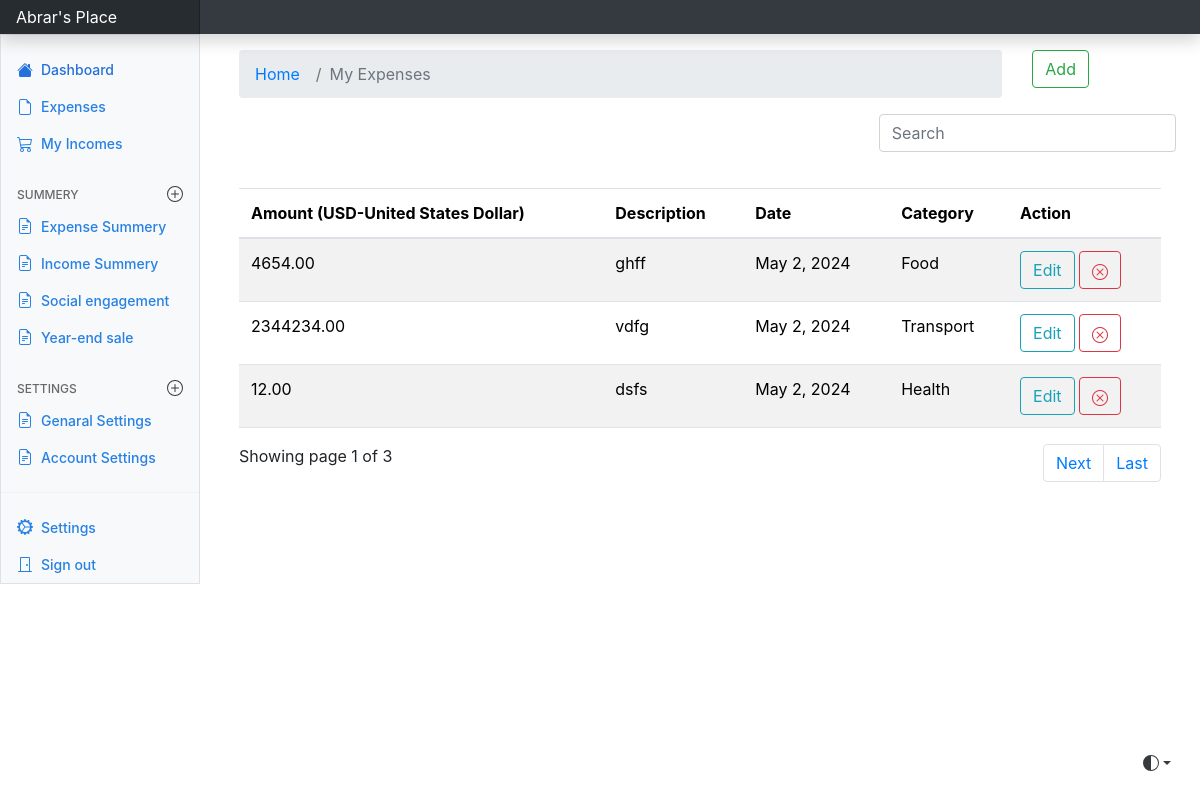
The app's page / (signed in) with its own data.
### User_Preferences/models.py (models this page shows, shortened)
class UserPreferences(models.Model):
    user = models.OneToOneField(to=User, on_delete=models.CASCADE)
    currency = models.CharField(max_length=255,blank=True,null=True)

### expenses/models.py (models this page shows, shortened)
class Add_expense(models.Model):
    category_type = {
        "Rent": "Rent",
        "Food": "Food",
        "Transport": "Transport",
        "Entertainment": "Entertainment",
        "Health": "Health",
        "Other": "Other",
    }
    user = models.ForeignKey(settings.AUTH_USER_MODEL, on_delete=models.CASCADE, default=1)
    amount = models.DecimalField(max_digits=10, decimal_places=2)
    description = models.TextField()
    category = models.CharField(choices=list(category_type.items()), max_length=20)
    date = models.DateField()

### expenses/views.py (the view)
# urls.py: path('', views.index, name='index'),
@login_required(login_url='/authentication/')
def index(request):
    data = Add_expense.objects.filter(user=request.user)
    currency = UserPreferences.objects.get(user=request.user).currency
    paginator = Paginator(data, 3)
    page_number = request.GET.get('page')
    page_obj = paginator.get_page(page_number)
    return render(request, 'expenses/index.html', {'data': data, 'page_obj': page_obj, 'currency': currency})

### templates/expenses/index.html (shortened to what this page needs)
{% extends "base.html" %}
{% load static %}
{% block content %}
<link rel="stylesheet" href="https://cdn.jsdelivr.net/npm/bootstrap@4.0.0/dist/css/bootstrap.min.css">
<link rel="stylesheet" href="https://cdn.jsdelivr.net/npm/bootstrap-icons@1.11.3/font/bootstrap-icons.min.css">
<div class ="container mt-3">
    <div class="row">
        <div class="col-md-10">
            <nav aria-label="breadcrumb">
                <ol class="breadcrumb">
                <li class="breadcrumb-item"><a href="{% url 'index' %}">Home</a></li>
                <li class="breadcrumb-item active" aria-current="page">My Expenses</li>
                </ol>
            </nav>
        </div>
        <div class="col-md-1">
            <a href="{% url 'expense' %}" type="button" class="btn btn-outline-success">Add</a>
        </div>
    </div>
</div>
{% if data %}
<div class="row justify-content-end">
    <div class="col-md-4">
        <form method="GET">
            <div class="input-group mb-3">
                <input type="text" class="form-control" placeholder="Search" name="search" id="searchField" value="{{ request.GET.q }}">
            </div>
        </form>
    </div>
</div>
<div class="container" style="margin-top: 20px;">
    <div class="app-table">
        <table class="table table-striped">
            <thead>
                <tr>
                    <th scope="col">Amount ({{currency}})</th>
                    <th scope="col">Description</th>
                    <th scope="col">Date</th>
                    <th scope="col">Category</th>
                    <th scope="col">Action</th>
                </tr>
            </thead>
            <tbody>
                {% for expense in page_obj %}
                <tr>
                    <td>{{ expense.amount }}</td>
                    <td>{{ expense.description }}</td>
                    <td>{{ expense.date }}</td>
                    <td>{{ expense.category }}</td>
                    <td>
                        <a href="{% url 'edit' expense.id %}" type="button" class="btn btn-outline-info">Edit</a>
                        <a href="{% url 'delete' expense.id %}" class="btn btn-outline-danger"><i class="bi bi-x-circle"></i></a>
                    </td>
                </tr>
                {% endfor %}
            </tbody>
        </table>
    </div>
    <div class="pagination-container">
    <div class="">
        Showing page {{page_obj.number}} of {{page_obj.paginator.num_pages}}
        <ul class="pagination align-right float-right mr-auto">
            {% if page_obj.has_next %}
            <li class="page-item">
                <a class="page-link" href="?page={{ page_obj.next_page_number }}">Next</a>
            </li>
            <li class="page-item">
                <a class="page-link" href="?page={{ page_obj.paginator.num_pages }}">Last</a>
            </li>
            {% endif %}
        </ul>
    </div>
    </div>
</div>
{% else %}
    <div class="container mt-3">
        <div class="alert alert-info" role="alert">
            No expenses found
        </div>
    </div>
{% endif %}
{% endblock content %}

### Expense_Tracker/static/css/main.css (style rules this page uses)
.bi { vertical-align: -.125em; fill: currentColor; }

### records on screen
UserPreferences: currency "USD-United States Dollar"
Add_expense: amount "4654.00", description "ghff", date "May 2, 2024", category "Food"
Add_expense: amount "2344234.00", description "vdfg", date "May 2, 2024", category "Transport"
Add_expense: amount "12.00", description "dsfs", date "May 2, 2024", category "Health"

### other values on screen
{{ page_obj.number }} "1"
{{ page_obj.paginator.num_pages }} "3"
